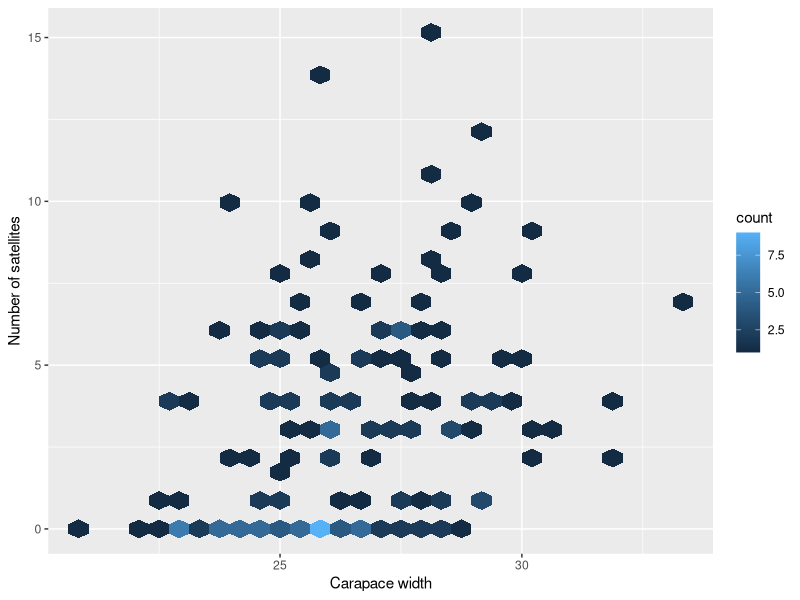
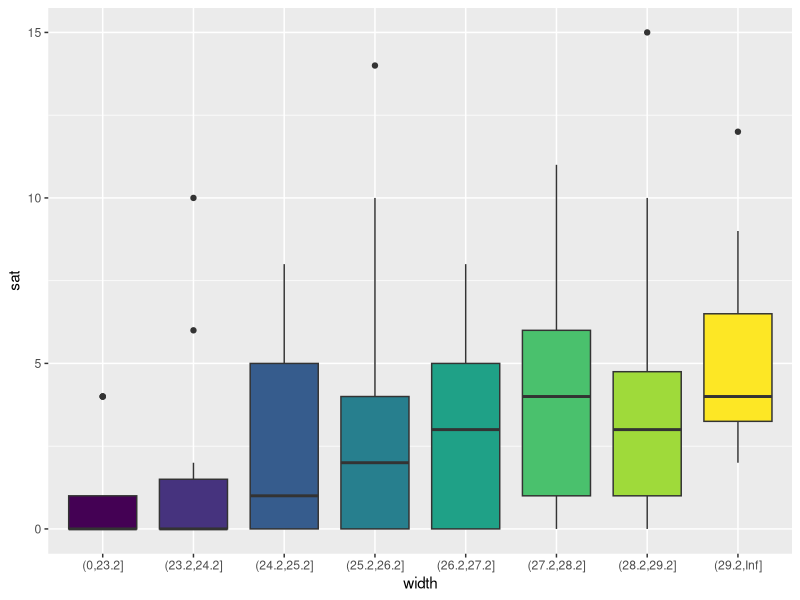
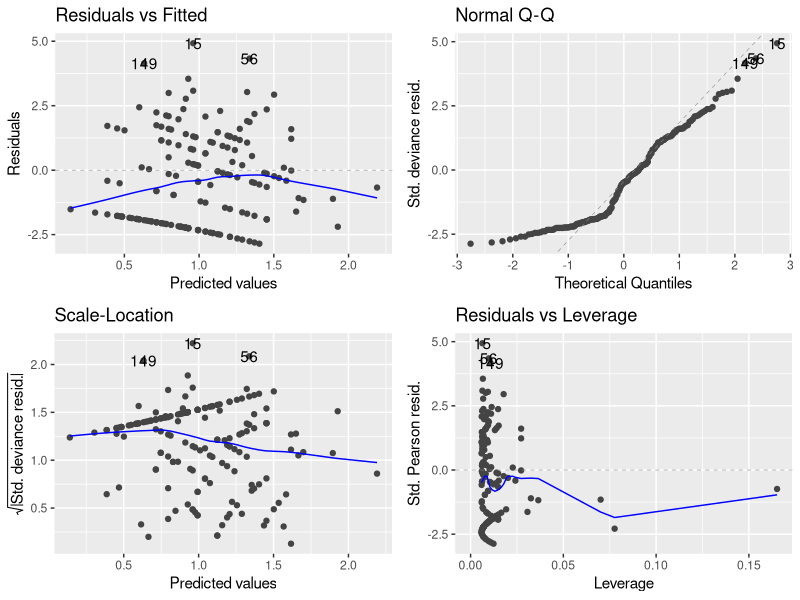

The R script that drew these images, in order:
## ---- chunk 1
library(tidyverse)
library(ggfortify)
## ---- chunk 2
(crab <- read_table("data/Crabs.dat"))
## ---- chunk 3
crab %>%
  ggplot() +
  aes(x = width, y = sat) +
  geom_hex() +
  labs(
    x = "Carapace width",
    y = "Number of satellites"
  )
## ---- chunk 4
(width_interval <-
  crab %>%
  group_by(width = cut(width,
                       breaks = c(0, seq(23.25, 29.25, by = 1), Inf),
                       ordered_result = TRUE)) %>%
  summarise(cases = n(), S = sum(sat), Mean = mean(sat), Variance = var(sat)))
## ---- chunk 5
crab %>%
  group_by(width = cut(width,
                       breaks = c(0, seq(23.25, 29.25, by = 1), Inf),
                       ordered_result = TRUE)) %>%
  ggplot() +
  aes(x = width, y = sat, fill = width) +
  geom_boxplot(show.legend = FALSE)
## ---- chunk 6
crab %>%
  select(y, width)
## ---- chunk 7
logistic_fit <-
  crab %>%
  glm(y ~ width, family = binomial(link = "logit"), data = .)
summary(logistic_fit)
## ---- chunk 8
crab %>%
  select(sat, width)
## ---- chunk 9
pois_fit <-
 crab %>%
  glm(sat ~ width, data = ., family = poisson(link = "log"))
summary(pois_fit)
## ---- chunk 10
anova(pois_fit, test = "LRT")
## ---- chunk 11
pois_resid <- residuals(pois_fit) / sqrt(1 - hatvalues(pois_fit))
summary(pois_resid)
## ---- chunk 12
autoplot(pois_fit)
## ---- chunk 13
width_interval
